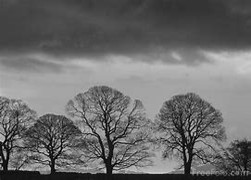
#> input picture Computer Vision/02.jpg, 251 x 180 px, given in place of canny_practice.png, which was not available
$ python canny_edge_detection.py
#> lines starting #> are read from the running program, lines starting #| are printed output that depends on the picture; after the words box and inside, x2 and y2 are one past the last pixel; in counts of white or black regions, pixels touching at a corner belong together; pictures that were not available may be replaced by others from this repository, and a replacement may not be noted
### Computer Vision/FiltersOnly.py
# -*- coding: utf-8 -*-
"""
Created on Tue Nov 17 14:41:01 2020

@author: emnas
"""
import numpy as np
import cv2 as cv
import matplotlib.pyplot as plt

def oneStep(portion,fltr):
    z=np.multiply(portion,fltr)
    return z.sum()
def pad(filterSize):
    p=(filterSize-1)/2
    return p
def applyPad0(pad,image):
    x,y=image.shape
    x=int(x+(2*pad))
    y=int(y+(2*pad))
    img=np.zeros((x,y))
    img[pad:x-pad,pad:y-pad]=image
    return img
def ApplyFilter(image,filter1):
    x=image.shape[0]
    y=image.shape[1]
    f=filter1.shape[0]
    p=int(pad(filter1.shape[0]))
    new_img=applyPad0(p,image)

    x=x+2*p-f+1
    y=y+2*p-f+1

    output_img=np.zeros((x,y))
    filter1=rotateFilter(filter1)
    for x in range(0,output_img.shape[0]):
        for y in range(0,output_img.shape[1]):
            output_img[x,y]=oneStep(new_img[x:x+f,y:y+f],filter1)
    return output_img

# [4 lines left out: function averageFilter, not called in this run]

def gaussianFilter(size,sigma):
    m = size//2
    n = size//2
    gaussian_filter = np.zeros((size,size))
    for x in range(-m, m+1):
        for y in range(-n, n+1):
            x1 = 2*np.pi*(sigma**2)
            x2 = np.exp(-(x**2 + y**2)/(2* sigma**2))
            gaussian_filter[x+m, y+n] = (1/x1)*x2
    return gaussian_filter

def rotateFilter(filter1):
    return np.rot90(filter1,2);

def normalize(image):
    new_image=((image-np.min(image))*255)/(np.max(image)-np.min(image))
    new_image=new_image.astype(np.uint8)
    return new_image

filter1=np.array([[1,0,-1],[1,0,-1],[1,0,-1]])
filter2=np.array([[1,1,1],[0,0,0],[-1,-1,-1]])


# [25 lines of commented-out code are left out]

### Computer Vision/canny_edge_detection.py
# -*- coding: utf-8 -*-
"""
Created on Tue Nov 17 16:52:12 2020

@author: emnas
"""
from FiltersOnly import ApplyFilter
from FiltersOnly import normalize
from FiltersOnly import gaussianFilter
import numpy as np
import cv2 as cv
import math
import matplotlib.pyplot as plt
import argparse

sobel_horizontal=np.array([[1,0,-1],[2,0,-2],[1,0,-1]])
sobel_vertical=np.array([[1,2,1],[0,0,0],[-1,-2,-1]])

def magnitude(img,vert_filter,hori_filter):
    vertical_edge=ApplyFilter(img, vert_filter)
    horizontal_edge=ApplyFilter(img, hori_filter)
    new_img=np.zeros(vertical_edge.shape)
    new_img=np.sqrt(np.square(vertical_edge)+np.square(horizontal_edge))
    angles=np.arctan2(vertical_edge, horizontal_edge)
    new_img=normalize(new_img)
    return new_img,angles

def non_max_suppression(img, D):
    M, N = img.shape
    Z = np.zeros((M,N), dtype=np.int32)
    angle = D * 180. / np.pi
    angle[angle < 0] += 180

    for i in range(1,M-1):
        for j in range(1,N-1):
            try:
                q = 225
                r = 255

               #angle 0
                if (0 <= angle[i,j] < 22.5) or (157.5 <= angle[i,j] <= 180):
                    q = img[i, j+1]
                    r = img[i, j-1]
                #angle 45
                elif (22.5 <= angle[i,j] < 67.5):
                    q = img[i+1, j-1]
                    r = img[i-1, j+1]
                #angle 90
                elif (67.5 <= angle[i,j] < 112.5):
                    q = img[i+1, j]
                    r = img[i-1, j]
                #angle 135
                elif (112.5 <= angle[i,j] < 157.5):
                    q = img[i-1, j-1]
                    r = img[i+1, j+1]

                if (img[i,j] >= q) and (img[i,j] >= r):
                    Z[i,j] = img[i,j]
                else:
                    Z[i,j] = 0

            except IndexError as e:
                pass

    return Z
def threshold(img, lowThresholdRatio=0.05, highThresholdRatio=0.10):

    highThreshold = img.max() * highThresholdRatio;
    lowThreshold = highThreshold * lowThresholdRatio;

    M, N = img.shape
    res = np.zeros((M,N))

    weak = np.int32(85)
    strong = np.int32(255)

    strong_i, strong_j = np.where(img >= highThreshold)
    zeros_i, zeros_j = np.where(img < lowThreshold)

    weak_i, weak_j = np.where((img <= highThreshold) & (img >= lowThreshold))

    res[strong_i, strong_j] = strong
    res[weak_i, weak_j] = weak
    res=res.astype(np.uint8)
    return res
def hysteresis(img, weak, strong=255):
    M,N = img.shape
    for i in range(1, M-1):
        for j in range(1, N-1):
            if (img[i,j] == weak):
                try:
                    if ((img[i+1, j-1] == strong) or (img[i+1, j] == strong) or (img[i+1, j+1] == strong)
                        or (img[i, j-1] == strong) or (img[i, j+1] == strong)
                        or (img[i-1, j-1] == strong) or (img[i-1, j] == strong) or (img[i-1, j+1] == strong)):
                        img[i, j] = strong
                    else:
                        img[i, j] = 0
                except IndexError as e:
                    pass
    return img
image=cv.imread('canny_practice.png',0)
#> image is the input picture: shape (180, 251); min 0, max 225, mean 107.8
image1=ApplyFilter(image,gaussianFilter(7,1))    #step # 1

# [4 lines of commented-out code are left out]
new_img1,angles=magnitude(image1,sobel_vertical,sobel_horizontal) #step # 2
#> the loop in ApplyFilter (call 2), `for x in range(0,output_img.shape[0]):` made 180 passes
#> after the loop in ApplyFilter (call 2), `for x in range(0,output_img.shape[0]):`:
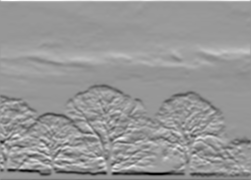
#> output_img: shape (180, 251) float64; min -434.6, max 297.8, mean -0.6; drawn with min black and max white
#> after the loop in ApplyFilter (call 3), `for x in range(0,output_img.shape[0]):`:
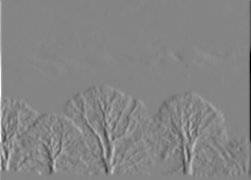
#> output_img: shape (180, 251) float64; min -752.4, max 691.6, mean 0.1; drawn with min black and max white
#> in magnitude, `angles=np.arctan2(vertical_edge, horizontal_edge)`:
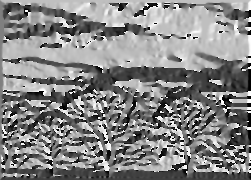
#> angles: shape (180, 251) float64; min -3.14, max 3.14, mean 0.151; drawn with min black and max white
image1=normalize(image1)

#new_img=normalize(new_img1)
plt.imshow(new_img1,cmap='gray')
plt.show()
plt.close()
new_img2=non_max_suppression(new_img1,angles ) #step # 3
#> in non_max_suppression, `angle[angle < 0] += 180`:
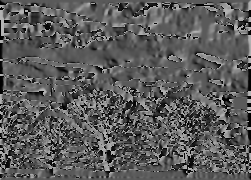
#> angle: shape (180, 251) float64; min 0, max 180, mean 91
#> after the loop in non_max_suppression, `for i in range(1,M-1):`:
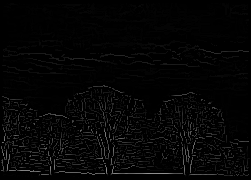
#> Z: shape (180, 251) int32; min 0, max 148, mean 5
plt.imshow(new_img2,cmap='gray')
plt.show()
plt.close()
new_img2=threshold(new_img2)    #step # 4
plt.imshow(new_img2,cmap='gray')
plt.show()
plt.close()
new_img2=hysteresis(new_img2, 85) #step # 5
#> after the loop in hysteresis, `for i in range(1, M-1):`:
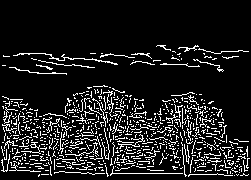
#> img: shape (180, 251); 11.7% white in thin lines or dots, all inside (x1, y1, x2, y2) = (1, 45, 250, 177)
new_img1=normalize(new_img1)
#> in normalize (call 3), `new_image=new_image.astype(np.uint8)`:
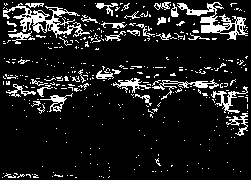
#> new_image: shape (180, 251); values 0 (black) and 1 (white), 11.8% white in thin lines or dots
plt.imshow(new_img2,cmap='gray')
plt.show()
plt.close()
cv.imshow('original', image)
cv.imshow('gaussian blur', image1)
#cv.imshow('sobel before', new_img1)
cv.imshow('sobel before', new_img1)
cv.imshow('sobel after', new_img2)
cv.waitKey(0)
cv.destroyAllWindows()
